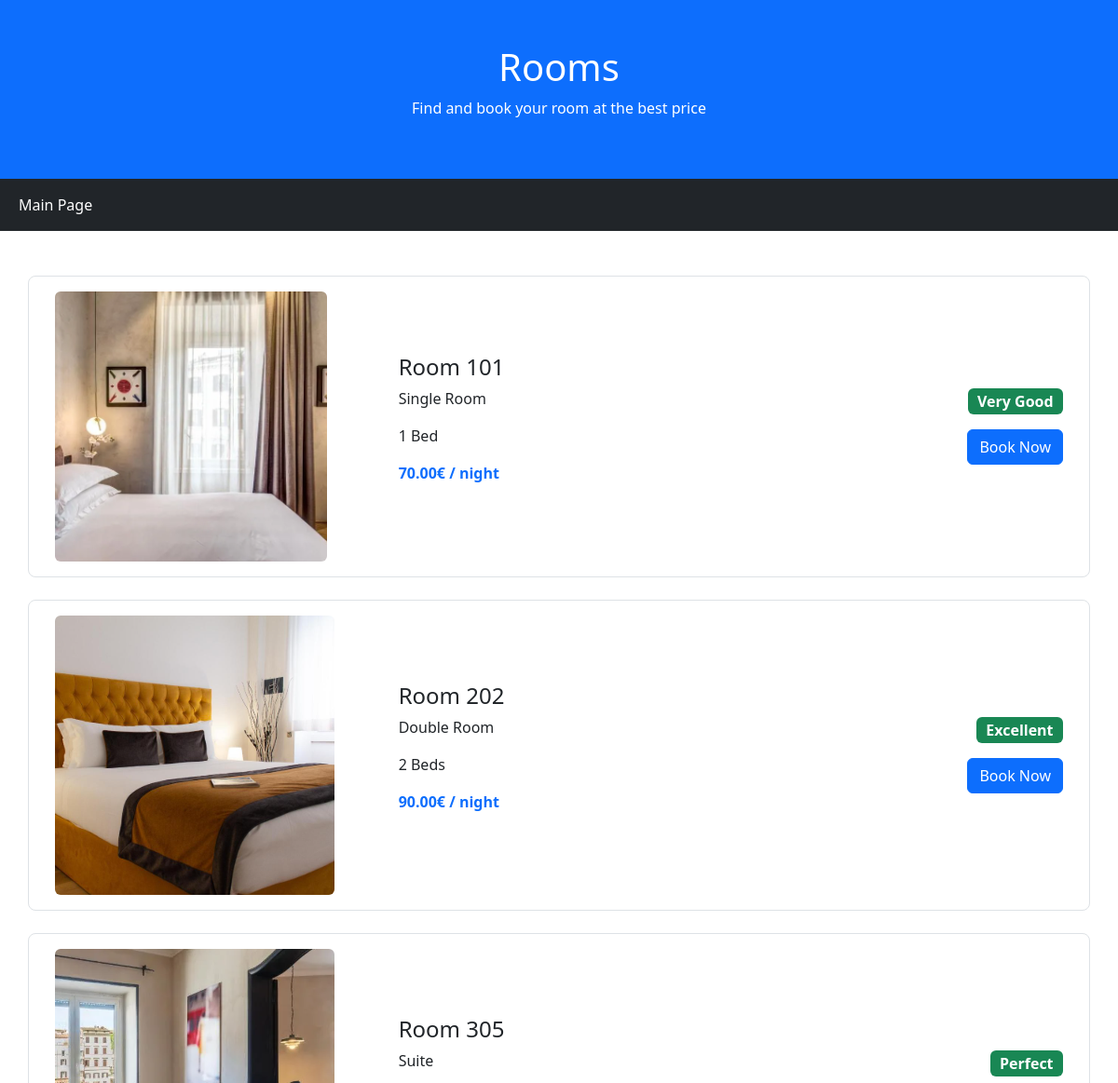
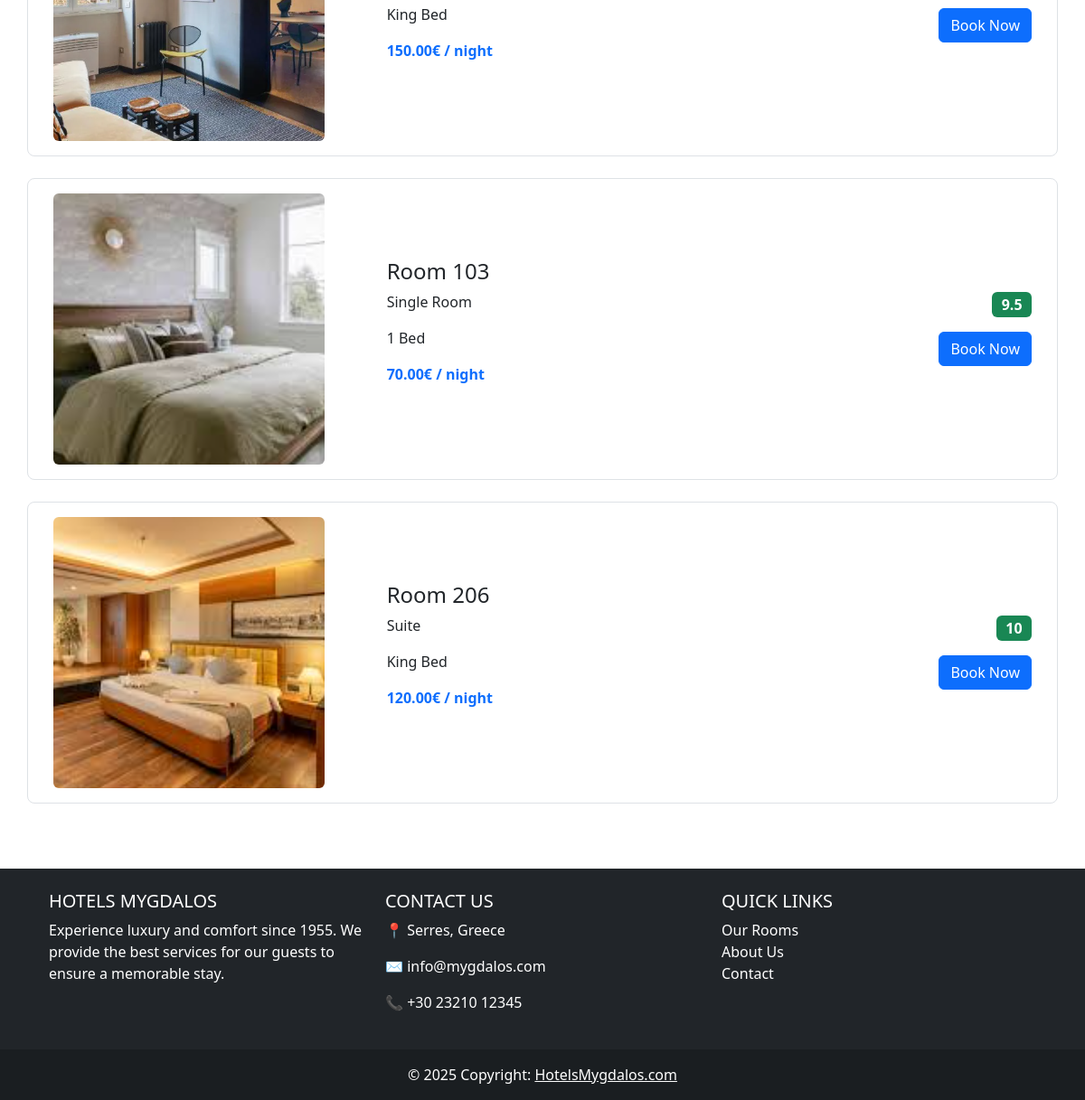
The page /rooms.php on the database its author committed (2 pictures, top to bottom).
### tables this page shows
CREATE TABLE `rooms` (
  `id` int(11) NOT NULL,
  `room_number` int(11) NOT NULL,
  `type` varchar(100) DEFAULT NULL,
  `bed` varchar(100) DEFAULT NULL,
  `rating` varchar(50) DEFAULT NULL,
  `price` decimal(6,2) DEFAULT NULL,
  `image` varchar(255) DEFAULT NULL,
  `description` text DEFAULT NULL
);

### rooms.php (the view, shortened to what this page needs)
<?php
require "db.php";
$stmt = $pdo->query("SELECT * FROM rooms");
$rooms = $stmt->fetchAll(PDO::FETCH_ASSOC);
?>
<!DOCTYPE html>
<html lang="en">
<head>
  <link href="https://cdn.jsdelivr.net/npm/bootstrap@5.3.3/dist/css/bootstrap.min.css" rel="stylesheet">
</head>
<body class="d-flex flex-column min-vh-100">
<div class="p-5 bg-primary text-white text-center">
  <h1>Rooms</h1>
  <p>Find and book your room at the best price</p>
</div>
<nav class="navbar navbar-expand-sm bg-dark navbar-dark">
  <div class="container-fluid">
    <ul class="navbar-nav">
      <li class="nav-item">
        <a class="nav-link active" href="http://localhost/rooms/mainPage.html">Main Page</a>
      </li>
    </ul>
  </div>
</nav>
<div class="container mt-5">
<?php foreach ($rooms as $room): ?>
  <div class="row border rounded-3 p-3 mb-4 align-items-center">
    <div class="col-md-4">
      <img src="<?= htmlspecialchars($room['image']) ?>" class="img-fluid rounded">
    </div>
    <div class="col-md-4">
      <h4>Room <?= htmlspecialchars($room['room_number']) ?></h4>
      <p><?= htmlspecialchars($room['type']) ?></p>
      <p><?= htmlspecialchars($room['bed']) ?></p>
      <p class="fw-bold text-primary"><?= $room['price'] ?>€ / night</p>
    </div>
    <div class="col-md-4 text-md-end">
      <span class="badge bg-success fs-6"><?= htmlspecialchars($room['rating']) ?></span><br>
      <a href="room.php?id=<?= $room['id'] ?>" class="btn btn-primary mt-3">
  Book Now
</a>
    </div>
  </div>
<?php endforeach; ?>
</div>
<?php include 'footer.php'; ?>
</body>
</html>

### footer.php
<footer class="mt-5 bg-dark text-white text-center text-lg-start">
  <div class="container p-4">
    <div class="row">
      <div class="col-lg-4 col-md-12 mb-4 mb-md-0">
        <h5 class="text-uppercase">Hotels Mygdalos</h5>
        <p>
          Experience luxury and comfort since 1955.
          We provide the best services for our guests to ensure a memorable stay.
        </p>
      </div>
      <div class="col-lg-4 col-md-6 mb-4 mb-md-0">
        <h5 class="text-uppercase">Contact Us</h5>
        <ul class="list-unstyled mb-0">
          <li>
            <p>📍 Serres, Greece</p>
          </li>
          <li>
            <p>✉️ info@mygdalos.com</p>
          </li>
          <li>
            <p>📞 +30 23210 12345</p>
          </li>
        </ul>
      </div>
      <div class="col-lg-4 col-md-6 mb-4 mb-md-0">
        <h5 class="text-uppercase">Quick Links</h5>
        <ul class="list-unstyled">
          <li>
            <a href="http://localhost/rooms/rooms.php" class="text-white text-decoration-none">Our Rooms</a>
          </li>
          <li>
            <a href="#!" class="text-white text-decoration-none">About Us</a>
          </li>
          <li>
            <a href="#!" class="text-white text-decoration-none">Contact</a>
          </li>
        </ul>
      </div>
    </div>
    </div>
  <div class="text-center p-3" style="background-color: rgba(0, 0, 0, 0.2);">
    © 2025 Copyright:
    <a class="text-white" href="http://localhost/rooms/mainPage.html">HotelsMygdalos.com</a>
  </div>
  </footer>

### rows shown on the page
rooms: image (picture), room_number "101", type "Single Room", bed "1 Bed", price "70.00", rating "Very Good"
rooms: image (picture), room_number "202", type "Double Room", bed "2 Beds", price "90.00", rating "Excellent"
rooms: image (picture), room_number "305", type "Suite", bed "King Bed", price "150.00", rating "Perfect"
rooms: image (picture), room_number "103", type "Single Room", bed "1 Bed", price "70.00", rating "9.5"
rooms: image (picture), room_number "206", type "Suite", bed "King Bed", price "120.00", rating "10"
